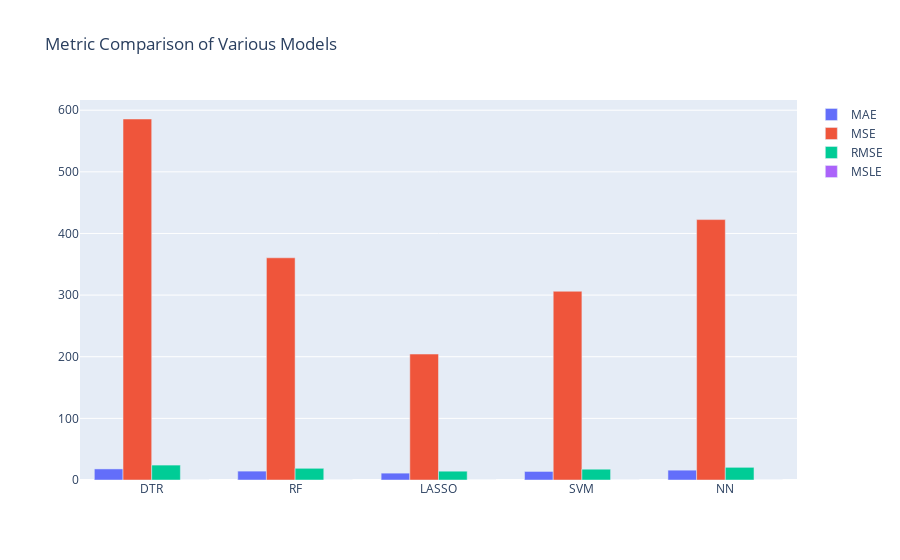

The notebook cell saved with this chart:
### Code cell
# Plot the results on a grouped bar graph using plotly
from plotly import graph_objects as go

# Initialise the figure
fig = go.Figure(
            data=[
                  # 1. Plotting MAE
                  go.Bar(
                        name = 'MAE',
                        x=metrics_df_.index,
                        y=metrics_df_['MAE'],
                        offsetgroup=0
                  ),
                  # 2. Plotting MSE
                  go.Bar(
                        name = 'MSE',
                        x=metrics_df_.index,
                        y=metrics_df_['MSE'],
                        offsetgroup=1
                  ),
                  # 3. Plotting RMSE
                  go.Bar(
                        name = 'RMSE',
                        x=metrics_df_.index,
                        y=metrics_df_['RMSE'],
                        offsetgroup=2
                  ),
                  # 4. Plotting MSLE
                  go.Bar(
                        name = 'MSLE',
                        x=metrics_df_.index,
                        y=metrics_df_['MSLE'],
                        offsetgroup=3
                  )
            ],
            # Updating the layout
            layout=go.Layout(
                title='Metric Comparison of Various Models'
            )
)
fig.show()

### Figure 1 — Plotly figure (JSON) as saved in the notebook; plotly's stock layout.template omitted (floating-point values rounded to 4 significant figures)
{"data": [{"name": "MAE", "offsetgroup": "0", "type": "bar", "x": ["DTR", "RF", "LASSO", "SVM", "NN"], "y": [17.98, 14.41, 11.12, 13.88, 15.95]}, {"name": "MSE", "offsetgroup": "1", "type": "bar", "x": ["DTR", "RF", "LASSO", "SVM", "NN"], "y": [585.7, 360.5, 204.3, 306.2, 422.5]}, {"name": "RMSE", "offsetgroup": "2", "type": "bar", "x": ["DTR", "RF", "LASSO", "SVM", "NN"], "y": [24.2, 18.99, 14.29, 17.5, 20.56]}, {"name": "MSLE", "offsetgroup": "3", "type": "bar", "x": ["DTR", "RF", "LASSO", "SVM", "NN"], "y": [0.02112, 0.01252, 0.007572, 0.0113, 0.01483]}], "layout": {"title": {"text": "Metric Comparison of Various Models"}}}
